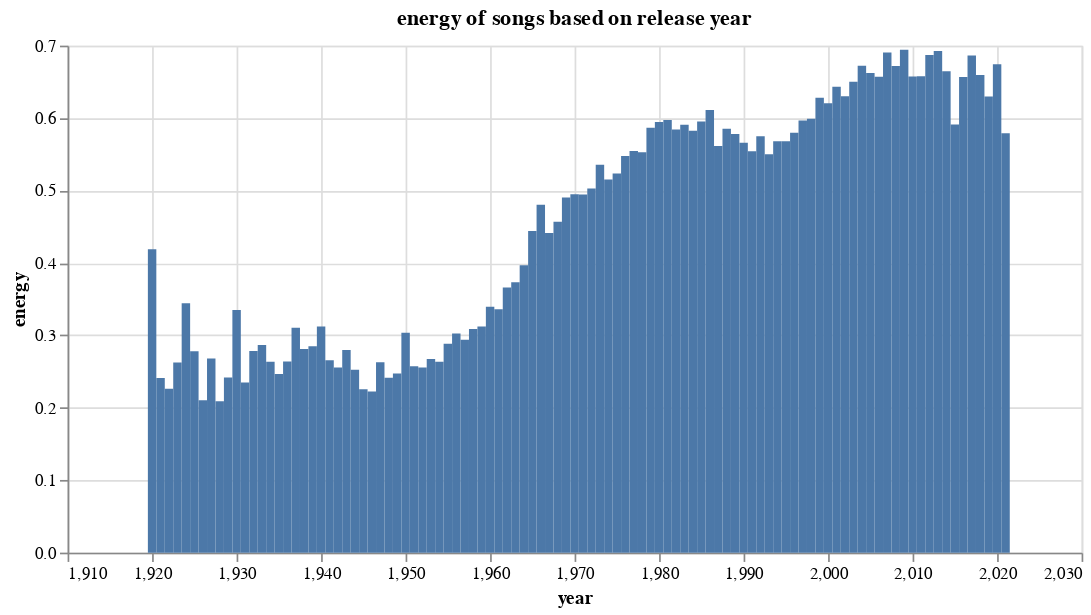

The cell this chart's notebook holds for it:
### Code cell
#Here is a bar plot for the energy of songs based on release year data. The trends appear to be similar to danceability, where there is sharp changes between 1920-50, then steady increases.
bar_2 = alt.Chart(dance, width = 600, height = 300).mark_bar().encode(
    x = 'year',
    y = 'energy').properties(title = "energy of songs based on release year")
bar_2

### Figure 1 — Vega-Lite specification as saved in the notebook (floating-point values rounded to 4 significant figures)
{"config": {"view": {"continuousWidth": 400, "continuousHeight": 300}}, "data": {"name": "data-95f7d809b1642f5abcab45c2d360770c"}, "mark": "bar", "encoding": {"x": {"type": "quantitative", "field": "year"}, "y": {"type": "quantitative", "field": "energy"}}, "height": 300, "title": "energy of songs based on release year", "width": 600, "$schema": "https://vega.github.io/schema/vega-lite/v4.8.1.json", "datasets": {"data-95f7d809b1642f5abcab45c2d360770c": [{"year": 1920, "danceability": 0.5158, "energy": 0.4187}, {"year": 1921, "danceability": 0.4322, "energy": 0.2411}, {"year": 1922, "danceability": 0.5756, "energy": 0.2262}, {"year": 1923, "danceability": 0.5773, "energy": 0.2624}, {"year": 1924, "danceability": 0.5499, "energy": 0.3443}, {"year": 1925, "danceability": 0.5749, "energy": 0.2781}, {"year": 1926, "danceability": 0.5969, "energy": 0.2105}, {"year": 1927, "danceability": 0.6559, "energy": 0.2679}, {"year": 1928, "danceability": 0.5349, "energy": 0.2089}, {"year": 1929, "danceability": 0.6478, "energy": 0.2419}, {"year": 1930, "danceability": 0.5197, "energy": 0.3349}, {"year": 1931, "danceability": 0.5949, "energy": 0.2347}, {"year": 1932, "danceability": 0.6022, "energy": 0.2784}, {"year": 1933, "danceability": 0.5701, "energy": 0.2868}, {"year": 1934, "danceability": 0.5292, "energy": 0.2636}, {"year": 1935, "danceability": 0.555, "energy": 0.2466}, {"year": 1936, "danceability": 0.6234, "energy": 0.264}, {"year": 1937, "danceability": 0.5426, "energy": 0.3105}, {"year": 1938, "danceability": 0.4805, "energy": 0.2812}, {"year": 1939, "danceability": 0.5137, "energy": 0.2848}, {"year": 1940, "danceability": 0.5255, "energy": 0.3123}, {"year": 1941, "danceability": 0.4811, "energy": 0.2655}, {"year": 1942, "danceability": 0.465, "energy": 0.2554}, {"year": 1943, "danceability": 0.4551, "energy": 0.2799}, {"year": 1944, "danceability": 0.5026, "energy": 0.2527}, {"year": 1945, "danceability": 0.5179, "energy": 0.2254}, {"year": 1946, "danceability": 0.4151, "energy": 0.2224}, {"year": 1947, "danceability": 0.4721, "energy": 0.263}, {"year": 1948, "danceability": 0.4627, "energy": 0.2415}, {"year": 1949, "danceability": 0.444, "energy": 0.2472}, {"year": 1950, "danceability": 0.529, "energy": 0.3035}, {"year": 1951, "danceability": 0.4614, "energy": 0.2573}, {"year": 1952, "danceability": 0.456, "energy": 0.2556}, {"year": 1953, "danceability": 0.4408, "energy": 0.2674}, {"year": 1954, "danceability": 0.4604, "energy": 0.2636}, {"year": 1955, "danceability": 0.4864, "energy": 0.2884}, {"year": 1956, "danceability": 0.4893, "energy": 0.3027}, {"year": 1957, "danceability": 0.5037, "energy": 0.2938}, {"year": 1958, "danceability": 0.4781, "energy": 0.3089}, {"year": 1959, "danceability": 0.4798, "energy": 0.3122}, {"year": 1960, "danceability": 0.4821, "energy": 0.3394}, {"year": 1961, "danceability": 0.4877, "energy": 0.3361}, {"year": 1962, "danceability": 0.4907, "energy": 0.3661}, {"year": 1963, "danceability": 0.4841, "energy": 0.3734}, {"year": 1964, "danceability": 0.5019, "energy": 0.3969}, {"year": 1965, "danceability": 0.5008, "energy": 0.444}, {"year": 1966, "danceability": 0.5047, "energy": 0.4802}, {"year": 1967, "danceability": 0.4892, "energy": 0.4414}, {"year": 1968, "danceability": 0.4973, "energy": 0.4569}, {"year": 1969, "danceability": 0.4862, "energy": 0.4904}, {"year": 1970, "danceability": 0.5052, "energy": 0.4948}, {"year": 1971, "danceability": 0.502, "energy": 0.4943}, {"year": 1972, "danceability": 0.5212, "energy": 0.5026}, {"year": 1973, "danceability": 0.5128, "energy": 0.5354}, {"year": 1974, "danceability": 0.5184, "energy": 0.5152}, {"year": 1975, "danceability": 0.5227, "energy": 0.5236}, {"year": 1976, "danceability": 0.5286, "energy": 0.5477}, {"year": 1977, "danceability": 0.5335, "energy": 0.5546}, {"year": 1978, "danceability": 0.539, "energy": 0.5527}, {"year": 1979, "danceability": 0.5636, "energy": 0.5867}, {"year": 1980, "danceability": 0.5544, "energy": 0.5945}, {"year": 1981, "danceability": 0.5424, "energy": 0.5972}, {"year": 1982, "danceability": 0.5601, "energy": 0.5843}, {"year": 1983, "danceability": 0.5447, "energy": 0.5908}, {"year": 1984, "danceability": 0.531, "energy": 0.5823}, {"year": 1985, "danceability": 0.5551, "energy": 0.5953}, {"year": 1986, "danceability": 0.5402, "energy": 0.611}, {"year": 1987, "danceability": 0.5369, "energy": 0.5615}, {"year": 1988, "danceability": 0.5381, "energy": 0.5852}, {"year": 1989, "danceability": 0.5447, "energy": 0.5782}, {"year": 1990, "danceability": 0.5335, "energy": 0.5658}, {"year": 1991, "danceability": 0.5556, "energy": 0.5542}, {"year": 1992, "danceability": 0.5551, "energy": 0.5749}, {"year": 1993, "danceability": 0.5697, "energy": 0.55}, {"year": 1994, "danceability": 0.5497, "energy": 0.5679}, {"year": 1995, "danceability": 0.5598, "energy": 0.5679}, {"year": 1996, "danceability": 0.5878, "energy": 0.5799}, {"year": 1997, "danceability": 0.5742, "energy": 0.5967}, {"year": 1998, "danceability": 0.5807, "energy": 0.5992}, {"year": 1999, "danceability": 0.5815, "energy": 0.6281}, {"year": 2000, "danceability": 0.5955, "energy": 0.6204}, {"year": 2001, "danceability": 0.5918, "energy": 0.6433}, {"year": 2002, "danceability": 0.5696, "energy": 0.6301}, {"year": 2003, "danceability": 0.5749, "energy": 0.65}, {"year": 2004, "danceability": 0.5706, "energy": 0.6723}, {"year": 2005, "danceability": 0.557, "energy": 0.6622}, {"year": 2006, "danceability": 0.5444, "energy": 0.6572}, {"year": 2007, "danceability": 0.5573, "energy": 0.6904}, {"year": 2008, "danceability": 0.5539, "energy": 0.6719}, {"year": 2009, "danceability": 0.566, "energy": 0.6942}, {"year": 2010, "danceability": 0.5996, "energy": 0.6574}, {"year": 2011, "danceability": 0.5769, "energy": 0.6578}, {"year": 2012, "danceability": 0.5588, "energy": 0.6871}, {"year": 2013, "danceability": 0.5939, "energy": 0.6926}, {"year": 2014, "danceability": 0.5862, "energy": 0.6648}, {"year": 2015, "danceability": 0.5605, "energy": 0.5913}, {"year": 2016, "danceability": 0.5816, "energy": 0.6565}, {"year": 2017, "danceability": 0.5805, "energy": 0.6864}, {"year": 2018, "danceability": 0.6027, "energy": 0.6596}, {"year": 2019, "danceability": 0.6031, "energy": 0.6298}, {"year": 2020, "danceability": 0.6053, "energy": 0.6742}, {"year": 2021, "danceability": 0.6525, "energy": 0.5789}]}}
